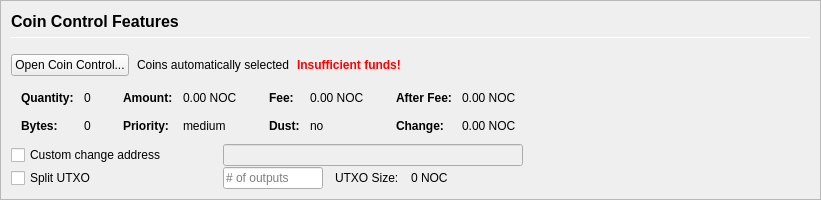
         <widget class="QFrame" name="frameCoinControl">
          <property name="sizePolicy">
           <sizepolicy hsizetype="Expanding" vsizetype="Expanding">
            <horstretch>0</horstretch>
            <verstretch>0</verstretch>
           </sizepolicy>
          </property>
          <property name="maximumSize">
           <size>
            <width>16777215</width>
            <height>16777215</height>
           </size>
          </property>
          <property name="frameShape">
           <enum>QFrame::StyledPanel</enum>
          </property>
          <property name="frameShadow">
           <enum>QFrame::Sunken</enum>
          </property>
          <layout class="QVBoxLayout" name="verticalLayoutCoinControl2">
           <property name="spacing">
            <number>0</number>
           </property>
           <property name="leftMargin">
            <number>0</number>
           </property>
           <property name="topMargin">
            <number>0</number>
           </property>
           <property name="rightMargin">
            <number>0</number>
           </property>
           <property name="bottomMargin">
            <number>0</number>
           </property>
           <item>
            <widget class="QFrame" name="frameCoinControl_BG">
             <layout class="QVBoxLayout" name="verticalLayoutCoinControl" stretch="0,0,0,0,0,0">
              <property name="spacing">
               <number>1</number>
              </property>
              <property name="leftMargin">
               <number>10</number>
              </property>
              <property name="topMargin">
               <number>10</number>
              </property>
              <item>
               <layout class="QHBoxLayout" name="horizontalLayoutCoinControl1">
                <property name="bottomMargin">
                 <number>15</number>
                </property>
                <item>
                 <layout class="QVBoxLayout" name="verticalLayout_3">
                  <property name="spacing">
                   <number>6</number>
                  </property>
                  <item>
                   <widget class="QLabel" name="labelCoinControlFeatures">
                    <property name="sizePolicy">
                     <sizepolicy hsizetype="Preferred" vsizetype="Maximum">
                      <horstretch>0</horstretch>
                      <verstretch>0</verstretch>
                     </sizepolicy>
                    </property>
                    <property name="minimumSize">
                     <size>
                      <width>0</width>
                      <height>20</height>
                     </size>
                    </property>
                    <property name="font">
                     <font>
                      <pointsize>12</pointsize>
                      <weight>75</weight>
                      <bold>true</bold>
                     </font>
                    </property>
                    <property name="styleSheet">
                     <string notr="true">font-weight:bold;</string>
                    </property>
                    <property name="text">
                     <string>Coin Control Features</string>
                    </property>
                   </widget>
                  </item>
                  <item>
                   <widget class="Line" name="line">
                    <property name="minimumSize">
                     <size>
                      <width>0</width>
                      <height>1</height>
                     </size>
                    </property>
                    <property name="maximumSize">
                     <size>
                      <width>16777215</width>
                      <height>1</height>
                     </size>
                    </property>
                    <property name="orientation">
                     <enum>Qt::Horizontal</enum>
                    </property>
                   </widget>
                  </item>
                 </layout>
                </item>
               </layout>
              </item>
              <item>
               <layout class="QHBoxLayout" name="horizontalLayoutCoinControl2" stretch="0,0,0,0">
                <property name="spacing">
                 <number>8</number>
                </property>
                <property name="bottomMargin">
                 <number>10</number>
                </property>
                <item>
                 <widget class="QPushButton" name="pushButtonCoinControl">
                  <property name="styleSheet">
                   <string notr="true"/>
                  </property>
                  <property name="text">
                   <string>Open Coin Control...</string>
                  </property>
                  <property name="autoDefault">
                   <bool>false</bool>
                  </property>
                 </widget>
                </item>
                <item>
                 <widget class="QLabel" name="labelCoinControlAutomaticallySelected">
                  <property name="text">
                   <string>Coins automatically selected</string>
                  </property>
                  <property name="margin">
                   <number>5</number>
                  </property>
                 </widget>
                </item>
                <item>
                 <widget class="QLabel" name="labelCoinControlInsuffFunds">
                  <property name="font">
                   <font>
                    <weight>75</weight>
                    <bold>true</bold>
                   </font>
                  </property>
                  <property name="styleSheet">
                   <string notr="true">color:red;font-weight:bold;</string>
                  </property>
                  <property name="text">
                   <string>Insufficient funds!</string>
                  </property>
                  <property name="margin">
                   <number>5</number>
                  </property>
                 </widget>
                </item>
                <item>
                 <spacer name="horizontalSpacerCoinControl">
                  <property name="orientation">
                   <enum>Qt::Horizontal</enum>
                  </property>
                  <property name="sizeHint" stdset="0">
                   <size>
                    <width>40</width>
                    <height>1</height>
                   </size>
                  </property>
                 </spacer>
                </item>
               </layout>
              </item>
              <item>
               <widget class="QWidget" name="widgetCoinControl" native="true">
                <property name="sizePolicy">
                 <sizepolicy hsizetype="Preferred" vsizetype="Preferred">
                  <horstretch>0</horstretch>
                  <verstretch>0</verstretch>
                 </sizepolicy>
                </property>
                <property name="minimumSize">
                 <size>
                  <width>0</width>
                  <height>0</height>
                 </size>
                </property>
                <property name="styleSheet">
                 <string notr="true"/>
                </property>
                <layout class="QHBoxLayout" name="horizontalLayoutCoinControl5">
                 <property name="leftMargin">
                  <number>0</number>
                 </property>
                 <property name="topMargin">
                  <number>0</number>
                 </property>
                 <property name="rightMargin">
                  <number>0</number>
                 </property>
                 <property name="bottomMargin">
                  <number>0</number>
                 </property>
                 <item>
                  <layout class="QHBoxLayout" name="horizontalLayoutCoinControl3" stretch="0,0,0,1">
                   <property name="spacing">
                    <number>20</number>
                   </property>
                   <property name="topMargin">
                    <number>0</number>
                   </property>
                   <property name="bottomMargin">
                    <number>10</number>
                   </property>
                   <item>
                    <layout class="QFormLayout" name="formLayoutCoinControl1">
                     <property name="horizontalSpacing">
                      <number>10</number>
                     </property>
                     <property name="verticalSpacing">
                      <number>14</number>
                     </property>
                     <property name="leftMargin">
                      <number>10</number>
                     </property>
                     <property name="topMargin">
                      <number>4</number>
                     </property>
                     <property name="rightMargin">
                      <number>6</number>
                     </property>
                     <item row="0" column="0">
                      <widget class="QLabel" name="labelCoinControlQuantityText">
                       <property name="font">
                        <font>
                         <weight>75</weight>
                         <bold>true</bold>
                        </font>
                       </property>
                       <property name="text">
                        <string>Quantity:</string>
                       </property>
                       <property name="margin">
                        <number>0</number>
                       </property>
                      </widget>
                     </item>
                     <item row="0" column="1">
                      <widget class="QLabel" name="labelCoinControlQuantity">
                       <property name="cursor">
                        <cursorShape>IBeamCursor</cursorShape>
                       </property>
                       <property name="contextMenuPolicy">
                        <enum>Qt::ActionsContextMenu</enum>
                       </property>
                       <property name="text">
                        <string notr="true">0</string>
                       </property>
                       <property name="margin">
                        <number>0</number>
                       </property>
                       <property name="textInteractionFlags">
                        <set>Qt::LinksAccessibleByMouse|Qt::TextSelectableByKeyboard|Qt::TextSelectableByMouse</set>
                       </property>
                      </widget>
                     </item>
                     <item row="1" column="0">
                      <widget class="QLabel" name="labelCoinControlBytesText">
                       <property name="font">
                        <font>
                         <weight>75</weight>
                         <bold>true</bold>
                        </font>
                       </property>
                       <property name="text">
                        <string>Bytes:</string>
                       </property>
                      </widget>
                     </item>
                     <item row="1" column="1">
                      <widget class="QLabel" name="labelCoinControlBytes">
                       <property name="cursor">
                        <cursorShape>IBeamCursor</cursorShape>
                       </property>
                       <property name="contextMenuPolicy">
                        <enum>Qt::ActionsContextMenu</enum>
                       </property>
                       <property name="text">
                        <string notr="true">0</string>
                       </property>
                       <property name="textInteractionFlags">
                        <set>Qt::LinksAccessibleByMouse|Qt::TextSelectableByKeyboard|Qt::TextSelectableByMouse</set>
                       </property>
                      </widget>
                     </item>
                    </layout>
                   </item>
                   <item>
                    <layout class="QFormLayout" name="formLayoutCoinControl2">
                     <property name="horizontalSpacing">
                      <number>10</number>
                     </property>
                     <property name="verticalSpacing">
                      <number>14</number>
                     </property>
                     <property name="leftMargin">
                      <number>6</number>
                     </property>
                     <property name="topMargin">
                      <number>4</number>
                     </property>
                     <property name="rightMargin">
                      <number>6</number>
                     </property>
                     <item row="0" column="0">
                      <widget class="QLabel" name="labelCoinControlAmountText">
                       <property name="font">
                        <font>
                         <weight>75</weight>
                         <bold>true</bold>
                        </font>
                       </property>
                       <property name="text">
                        <string>Amount:</string>
                       </property>
                       <property name="margin">
                        <number>0</number>
                       </property>
                      </widget>
                     </item>
                     <item row="0" column="1">
                      <widget class="QLabel" name="labelCoinControlAmount">
                       <property name="cursor">
                        <cursorShape>IBeamCursor</cursorShape>
                       </property>
                       <property name="contextMenuPolicy">
                        <enum>Qt::ActionsContextMenu</enum>
                       </property>
                       <property name="text">
                        <string notr="true">0.00 NOC</string>
                       </property>
                       <property name="textInteractionFlags">
                        <set>Qt::LinksAccessibleByMouse|Qt::TextSelectableByKeyboard|Qt::TextSelectableByMouse</set>
                       </property>
                      </widget>
                     </item>
                     <item row="1" column="0">
                      <widget class="QLabel" name="labelCoinControlPriorityText">
                       <property name="font">
                        <font>
                         <weight>75</weight>
                         <bold>true</bold>
                        </font>
                       </property>
                       <property name="text">
                        <string>Priority:</string>
                       </property>
                      </widget>
                     </item>
                     <item row="1" column="1">
                      <widget class="QLabel" name="labelCoinControlPriority">
                       <property name="cursor">
                        <cursorShape>IBeamCursor</cursorShape>
                       </property>
                       <property name="contextMenuPolicy">
                        <enum>Qt::ActionsContextMenu</enum>
                       </property>
                       <property name="text">
                        <string>medium</string>
                       </property>
                       <property name="textInteractionFlags">
                        <set>Qt::LinksAccessibleByMouse|Qt::TextSelectableByKeyboard|Qt::TextSelectableByMouse</set>
                       </property>
                      </widget>
                     </item>
                    </layout>
                   </item>
                   <item>
                    <layout class="QFormLayout" name="formLayoutCoinControl3">
                     <property name="horizontalSpacing">
                      <number>10</number>
                     </property>
                     <property name="verticalSpacing">
                      <number>14</number>
                     </property>
                     <property name="leftMargin">
                      <number>6</number>
                     </property>
                     <property name="topMargin">
                      <number>4</number>
                     </property>
                     <property name="rightMargin">
                      <number>6</number>
                     </property>
                     <item row="0" column="0">
                      <widget class="QLabel" name="labelCoinControlFeeText">
                       <property name="font">
                        <font>
                         <weight>75</weight>
                         <bold>true</bold>
                        </font>
                       </property>
                       <property name="text">
                        <string>Fee:</string>
                       </property>
                       <property name="margin">
                        <number>0</number>
                       </property>
                      </widget>
                     </item>
                     <item row="0" column="1">
                      <widget class="QLabel" name="labelCoinControlFee">
                       <property name="cursor">
                        <cursorShape>IBeamCursor</cursorShape>
                       </property>
                       <property name="contextMenuPolicy">
                        <enum>Qt::ActionsContextMenu</enum>
                       </property>
                       <property name="text">
                        <string notr="true">0.00 NOC</string>
                       </property>
                       <property name="textInteractionFlags">
                        <set>Qt::LinksAccessibleByMouse|Qt::TextSelectableByKeyboard|Qt::TextSelectableByMouse</set>
                       </property>
                      </widget>
                     </item>
                     <item row="1" column="0">
                      <widget class="QLabel" name="labelCoinControlLowOutputText">
                       <property name="font">
                        <font>
                         <weight>75</weight>
                         <bold>true</bold>
                        </font>
                       </property>
                       <property name="text">
                        <string>Dust:</string>
                       </property>
                      </widget>
                     </item>
                     <item row="1" column="1">
                      <widget class="QLabel" name="labelCoinControlLowOutput">
                       <property name="cursor">
                        <cursorShape>IBeamCursor</cursorShape>
                       </property>
                       <property name="contextMenuPolicy">
                        <enum>Qt::ActionsContextMenu</enum>
                       </property>
                       <property name="text">
                        <string>no</string>
                       </property>
                       <property name="textInteractionFlags">
                        <set>Qt::LinksAccessibleByMouse|Qt::TextSelectableByKeyboard|Qt::TextSelectableByMouse</set>
                       </property>
                      </widget>
                     </item>
                    </layout>
                   </item>
                   <item>
                    <layout class="QFormLayout" name="formLayoutCoinControl4">
                     <property name="horizontalSpacing">
                      <number>10</number>
                     </property>
                     <property name="verticalSpacing">
                      <number>14</number>
                     </property>
                     <property name="leftMargin">
                      <number>6</number>
                     </property>
                     <property name="topMargin">
                      <number>4</number>
                     </property>
                     <property name="rightMargin">
                      <number>6</number>
                     </property>
                     <item row="0" column="0">
                      <widget class="QLabel" name="labelCoinControlAfterFeeText">
                       <property name="font">
                        <font>
                         <weight>75</weight>
                         <bold>true</bold>
                        </font>
                       </property>
                       <property name="text">
                        <string>After Fee:</string>
                       </property>
                       <property name="margin">
                        <number>0</number>
                       </property>
                      </widget>
                     </item>
                     <item row="0" column="1">
                      <widget class="QLabel" name="labelCoinControlAfterFee">
                       <property name="cursor">
                        <cursorShape>IBeamCursor</cursorShape>
                       </property>
                       <property name="contextMenuPolicy">
                        <enum>Qt::ActionsContextMenu</enum>
                       </property>
                       <property name="text">
                        <string notr="true">0.00 NOC</string>
                       </property>
                       <property name="textInteractionFlags">
                        <set>Qt::LinksAccessibleByMouse|Qt::TextSelectableByKeyboard|Qt::TextSelectableByMouse</set>
                       </property>
                      </widget>
                     </item>
                     <item row="1" column="0">
                      <widget class="QLabel" name="labelCoinControlChangeText">
                       <property name="font">
                        <font>
                         <weight>75</weight>
                         <bold>true</bold>
                        </font>
                       </property>
                       <property name="text">
                        <string>Change:</string>
                       </property>
                      </widget>
                     </item>
                     <item row="1" column="1">
                      <widget class="QLabel" name="labelCoinControlChange">
                       <property name="cursor">
                        <cursorShape>IBeamCursor</cursorShape>
                       </property>
                       <property name="contextMenuPolicy">
                        <enum>Qt::ActionsContextMenu</enum>
                       </property>
                       <property name="text">
                        <string notr="true">0.00 NOC</string>
                       </property>
                       <property name="textInteractionFlags">
                        <set>Qt::LinksAccessibleByMouse|Qt::TextSelectableByKeyboard|Qt::TextSelectableByMouse</set>
                       </property>
                      </widget>
                     </item>
                    </layout>
                   </item>
                  </layout>
                 </item>
                </layout>
               </widget>
              </item>
              <item>
               <layout class="QHBoxLayout" name="horizontalLayoutCoinControl4">
                <property name="spacing">
                 <number>12</number>
                </property>
                <property name="sizeConstraint">
                 <enum>QLayout::SetDefaultConstraint</enum>
                </property>
                <property name="topMargin">
                 <number>0</number>
                </property>
                <property name="rightMargin">
                 <number>0</number>
                </property>
                <item>
                 <widget class="QCheckBox" name="checkBoxCoinControlChange">
                  <property name="sizePolicy">
                   <sizepolicy hsizetype="Preferred" vsizetype="Preferred">
                    <horstretch>0</horstretch>
                    <verstretch>0</verstretch>
                   </sizepolicy>
                  </property>
                  <property name="minimumSize">
                   <size>
                    <width>200</width>
                    <height>0</height>
                   </size>
                  </property>
                  <property name="maximumSize">
                   <size>
                    <width>200</width>
                    <height>16777215</height>
                   </size>
                  </property>
                  <property name="toolTip">
                   <string>If this is activated, but the change address is empty or invalid, change will be sent to a newly generated address.</string>
                  </property>
                  <property name="text">
                   <string>Custom change address</string>
                  </property>
                 </widget>
                </item>
                <item>
                 <widget class="QValidatedLineEdit" name="lineEditCoinControlChange">
                  <property name="enabled">
                   <bool>false</bool>
                  </property>
                  <property name="sizePolicy">
                   <sizepolicy hsizetype="Preferred" vsizetype="Preferred">
                    <horstretch>0</horstretch>
                    <verstretch>0</verstretch>
                   </sizepolicy>
                  </property>
                  <property name="minimumSize">
                   <size>
                    <width>300</width>
                    <height>0</height>
                   </size>
                  </property>
                 </widget>
                </item>
                <item>
                 <widget class="QLabel" name="labelCoinControlChangeLabel">
                  <property name="sizePolicy">
                   <sizepolicy hsizetype="Preferred" vsizetype="Preferred">
                    <horstretch>0</horstretch>
                    <verstretch>0</verstretch>
                   </sizepolicy>
                  </property>
                  <property name="minimumSize">
                   <size>
                    <width>100</width>
                    <height>0</height>
                   </size>
                  </property>
                  <property name="text">
                   <string/>
                  </property>
                  <property name="margin">
                   <number>3</number>
                  </property>
                 </widget>
                </item>
               </layout>
              </item>
              <item>
               <layout class="QHBoxLayout" name="horizontalLayoutCoinControl6">
                <property name="spacing">
                 <number>12</number>
                </property>
                <property name="rightMargin">
                 <number>0</number>
                </property>
                <item>
                 <widget class="QCheckBox" name="splitBlockCheckBox">
                  <property name="sizePolicy">
                   <sizepolicy hsizetype="Preferred" vsizetype="Preferred">
                    <horstretch>0</horstretch>
                    <verstretch>0</verstretch>
                   </sizepolicy>
                  </property>
                  <property name="minimumSize">
                   <size>
                    <width>200</width>
                    <height>0</height>
                   </size>
                  </property>
                  <property name="maximumSize">
                   <size>
                    <width>200</width>
                    <height>16777215</height>
                   </size>
                  </property>
                  <property name="text">
                   <string>Split UTXO</string>
                  </property>
                 </widget>
                </item>
                <item>
                 <widget class="QLineEdit" name="splitBlockLineEdit">
                  <property name="sizePolicy">
                   <sizepolicy hsizetype="Preferred" vsizetype="Preferred">
                    <horstretch>50</horstretch>
                    <verstretch>0</verstretch>
                   </sizepolicy>
                  </property>
                  <property name="minimumSize">
                   <size>
                    <width>100</width>
                    <height>0</height>
                   </size>
                  </property>
                  <property name="maximumSize">
                   <size>
                    <width>100</width>
                    <height>16777215</height>
                   </size>
                  </property>
                  <property name="placeholderText">
                   <string># of outputs</string>
                  </property>
                 </widget>
                </item>
                <item>
                 <widget class="QLabel" name="labelBlockSizeText">
                  <property name="text">
                   <string>UTXO Size:</string>
                  </property>
                 </widget>
                </item>
                <item>
                 <widget class="QLabel" name="labelBlockSize">
                  <property name="text">
                   <string>0 NOC</string>
                  </property>
                 </widget>
                </item>
                <item>
                 <spacer name="horizontalSpacer_7">
                  <property name="orientation">
                   <enum>Qt::Horizontal</enum>
                  </property>
                  <property name="sizeHint" stdset="0">
                   <size>
                    <width>40</width>
                    <height>20</height>
                   </size>
                  </property>
                 </spacer>
                </item>
               </layout>
              </item>
              <item>
               <spacer name="verticalSpacerCoinControl">
                <property name="orientation">
                 <enum>Qt::Vertical</enum>
                </property>
                <property name="sizeHint" stdset="0">
                 <size>
                  <width>800</width>
                  <height>1</height>
                 </size>
                </property>
               </spacer>
              </item>
             </layout>
            </widget>
           </item>
          </layout>
         </widget>
